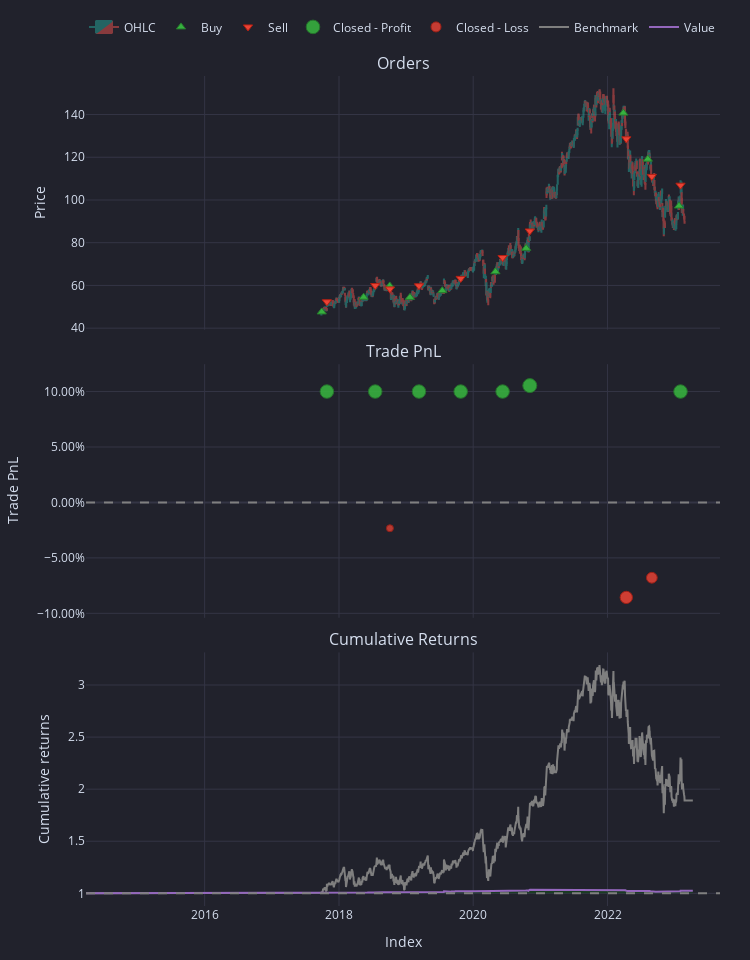

Notebook source saved alongside this figure:
### Code cell
# EMA_CrossOver(symbol = 'NASDAQ:GOOG', init_cash = 1000, start_date = '2017-09-27' ,end_date = '2023-02-25', tp_stop = 0.1).stats(settings=dict(freq='d'))
pf = EMA_CrossOver(symbol = 'NASDAQ:GOOG', init_cash = 1000, start_date = '2017-09-27' ,end_date = '2023-02-25', tp_stop = 0.1)
# pf.orders.records_readable
# pf[ df.index == '2017-09-29']
# pf.orders.records_readable
#pf = pd.DataFrame(pf.orders.records_readable)

pf.stats()
# help(EMA_CrossOver)
pf.plot().show()
# pf.trade_history

### Figure 1 — Plotly figure (JSON) as saved in the notebook; plotly's stock layout.template omitted (floating-point values rounded to 4 significant figures; data arrays with more than 128 entries replaced by an {"elided": "..."} marker saying what was removed)
{"data": [{"close": {"elided": "2275 float values"}, "decreasing": {"fillcolor": "#ee534f", "line": {"color": "#ee534f"}}, "high": {"elided": "2275 float values"}, "increasing": {"fillcolor": "#26a69a", "line": {"color": "#26a69a"}}, "low": {"elided": "2275 float values"}, "name": "OHLC", "opacity": 0.5, "open": {"elided": "2275 float values"}, "type": "candlestick", "uid": "93158e74-8754-4abb-9be5-b0d8ac442233", "x": {"elided": "2275 str values"}, "xaxis": "x", "yaxis": "y"}, {"customdata": [["0", "2017-09-28", "2017-09-29", "2017-09-29", 1, 47.6, 0, "Market", "None"], ["2", "2018-05-14", "2018-05-15", "2018-05-15", 1, 54.5, 0, "Market", "None"], ["4", "2018-10-03", "2018-10-04", "2018-10-04", 1, 59.77, 0, "Market", "None"], ["6", "2019-01-18", "2019-01-22", "2019-01-22", 1, 54.4, 0, "Market", "None"], ["8", "2019-07-16", "2019-07-17", "2019-07-17", 1, 57.55, 0, "Market", "None"], ["10", "2020-04-30", "2020-05-01", "2020-05-01", 1, 66.42, 0, "Market", "None"], ["12", "2020-10-14", "2020-10-15", "2020-10-15", 1, 77.36, 0, "Market", "None"], ["14", "2022-03-25", "2022-03-28", "2022-03-28", 1, 140.7, 0, "Market", "None"], ["16", "2022-08-05", "2022-08-08", "2022-08-08", 1, 119.1, 0, "Market", "None"], ["18", "2023-01-24", "2023-01-25", "2023-01-25", 1, 97.2, 0, "Market", "None"]], "hovertemplate": "<br>Order Id: %{customdata[0]}\n<br>Signal Index: %{customdata[1]}\n<br>Creation Index: %{customdata[2]}\n<br>Fill Index: %{customdata[3]}\n<br>Size: %{customdata[4]:,}\n<br>Price: %{customdata[5]:,}\n<br>Fees: %{customdata[6]:,}\n<br>Type: %{customdata[7]}\n<br>Stop Type: %{customdata[8]}", "marker": {"color": "#37B13F", "line": {"color": "rgb(38,123,44)", "width": 1}, "size": 8, "symbol": "triangle-up"}, "mode": "markers", "name": "Buy", "type": "scatter", "uid": "00eb8adb-7348-4358-aa88-d332d88c279a", "x": ["2017-09-29T00:00:00", "2018-05-15T00:00:00", "2018-10-04T00:00:00", "2019-01-22T00:00:00", "2019-07-17T00:00:00", "2020-05-01T00:00:00", "2020-10-15T00:00:00", "2022-03-28T00:00:00", "2022-08-08T00:00:00", "2023-01-25T00:00:00"], "xaxis": "x", "y": [47.6, 54.5, 59.77, 54.4, 57.55, 66.42, 77.36, 140.7, 119.1, 97.2], "yaxis": "y"}, {"customdata": [["1", "2017-09-29", "2017-10-27", "2017-10-27", 1, 52.36, 0, "Market", "TP"], ["3", "2018-05-15", "2018-07-17", "2018-07-17", 1, 59.95, 0, "Market", "TP"], ["5", "2018-10-04", "2018-10-05", "2018-10-05", 1, 58.38, 0, "Market", "None"], ["7", "2019-01-22", "2019-03-12", "2019-03-12", 1, 59.84, 0, "Market", "TP"], ["9", "2019-07-17", "2019-10-25", "2019-10-25", 1, 63.3, 0, "Market", "TP"], ["11", "2020-05-01", "2020-06-09", "2020-06-09", 1, 73.06, 0, "Market", "TP"], ["13", "2020-10-15", "2020-11-04", "2020-11-04", 1, 85.51, 0, "Market", "TP"], ["15", "2022-04-12", "2022-04-13", "2022-04-13", 1, 128.6, 0, "Market", "None"], ["17", "2022-08-29", "2022-08-30", "2022-08-30", 1, 111.0, 0, "Market", "None"], ["19", "2023-01-25", "2023-02-02", "2023-02-02", 1, 106.9, 0, "Market", "TP"]], "hovertemplate": "<br>Order Id: %{customdata[0]}\n<br>Signal Index: %{customdata[1]}\n<br>Creation Index: %{customdata[2]}\n<br>Fill Index: %{customdata[3]}\n<br>Size: %{customdata[4]:,}\n<br>Price: %{customdata[5]:,}\n<br>Fees: %{customdata[6]:,}\n<br>Type: %{customdata[7]}\n<br>Stop Type: %{customdata[8]}", "marker": {"color": "#EA4335", "line": {"color": "rgb(181,31,18)", "width": 1}, "size": 8, "symbol": "triangle-down"}, "mode": "markers", "name": "Sell", "type": "scatter", "uid": "537256e3-da82-4b4a-8a0b-ea54a5d67d50", "x": ["2017-10-27T00:00:00", "2018-07-17T00:00:00", "2018-10-05T00:00:00", "2019-03-12T00:00:00", "2019-10-25T00:00:00", "2020-06-09T00:00:00", "2020-11-04T00:00:00", "2022-04-13T00:00:00", "2022-08-30T00:00:00", "2023-02-02T00:00:00"], "xaxis": "x", "y": [52.36, 59.95, 58.38, 59.84, 63.3, 73.06, 85.51, 128.6, 111.0, 106.9], "yaxis": "y"}, {"customdata": [["0", "0", "2017-10-27", 4.76, 0.1], ["1", "1", "2018-07-17", 5.45, 0.1], ["3", "3", "2019-03-12", 5.44, 0.1], ["4", "4", "2019-10-25", 5.755, 0.1], ["5", "5", "2020-06-09", 6.642, 0.1], ["6", "6", "2020-11-04", 8.15, 0.1054], ["9", "9", "2023-02-02", 9.72, 0.1]], "hovertemplate": "<br>Exit Trade Id: %{customdata[0]}\n<br>Position Id: %{customdata[1]}\n<br>Exit Index: %{customdata[2]}\n<br>PnL: %{customdata[3]:,}\n<br>Return: %{customdata[4]:,%}", "marker": {"color": "#37B13F", "line": {"color": "rgb(38,123,44)", "width": 1}, "opacity": [0.8902, 0.8902, 0.8902, 0.8902, 0.8902, 0.9, 0.8902], "size": [13.54, 13.54, 13.54, 13.54, 13.54, 14, 13.54], "symbol": "circle"}, "mode": "markers", "name": "Closed - Profit", "type": "scatter", "uid": "d281edc8-2260-4277-abc2-0d0703835171", "x": ["2017-10-27T00:00:00", "2018-07-17T00:00:00", "2019-03-12T00:00:00", "2019-10-25T00:00:00", "2020-06-09T00:00:00", "2020-11-04T00:00:00", "2023-02-02T00:00:00"], "xaxis": "x2", "y": [0.1, 0.1, 0.1, 0.1, 0.1, 0.1054, 0.1], "yaxis": "y2"}, {"customdata": [["2", "2", "2018-10-05", -1.39, -0.02326], ["7", "7", "2022-04-13", -12.05, -0.08566], ["8", "8", "2022-08-30", -8.09, -0.06791]], "hovertemplate": "<br>Exit Trade Id: %{customdata[0]}\n<br>Position Id: %{customdata[1]}\n<br>Exit Index: %{customdata[2]}\n<br>PnL: %{customdata[3]:,}\n<br>Return: %{customdata[4]:,%}", "marker": {"color": "#EA4335", "line": {"color": "rgb(181,31,18)", "width": 1}, "opacity": [0.75, 0.864, 0.8316], "size": [7, 12.32, 10.81], "symbol": "circle"}, "mode": "markers", "name": "Closed - Loss", "type": "scatter", "uid": "654744d2-c0da-486a-8196-acce446187ac", "x": ["2018-10-05T00:00:00", "2022-04-13T00:00:00", "2022-08-30T00:00:00"], "xaxis": "x2", "y": [-0.02326, -0.08566, -0.06791], "yaxis": "y2"}, {"legendgroup": "0", "line": {"color": "#7f7f7f"}, "mode": "lines", "name": "Benchmark", "showlegend": true, "type": "scatter", "uid": "d2953fef-36b9-4128-b02f-6b8e01c52ed8", "x": {"elided": "2275 str values"}, "xaxis": "x3", "y": {"elided": "2275 float values"}, "yaxis": "y3"}, {"hoverinfo": "skip", "line": {"color": "rgba(0, 0, 0, 0)", "width": 0}, "mode": "lines", "opacity": 0, "showlegend": false, "type": "scatter", "uid": "15ae0e76-2c0a-4a1f-a7ab-d12e9ad30ed8", "x": {"elided": "2275 str values"}, "xaxis": "x3", "y": {"elided": "2275 int values"}, "yaxis": "y3"}, {"connectgaps": false, "fill": "tonexty", "fillcolor": "rgba(0, 128, 0, 0.25)", "hoverinfo": "skip", "line": {"color": "rgba(0, 0, 0, 0)", "width": 0}, "mode": "lines", "opacity": 0, "showlegend": false, "type": "scatter", "uid": "cba25a63-af75-426c-a86a-33e6df2c4c32", "x": {"elided": "2275 str values"}, "xaxis": "x3", "y": {"elided": "2275 float values"}, "yaxis": "y3"}, {"hoverinfo": "skip", "line": {"color": "rgba(0, 0, 0, 0)", "width": 0}, "mode": "lines", "opacity": 0, "showlegend": false, "type": "scatter", "uid": "28e4f720-03bc-4429-9a6d-a8af00a62b20", "x": {"elided": "2275 str values"}, "xaxis": "x3", "y": {"elided": "2275 int values"}, "yaxis": "y3"}, {"connectgaps": false, "fill": "tonexty", "fillcolor": "rgba(255, 0, 0, 0.25)", "hoverinfo": "skip", "line": {"color": "rgba(0, 0, 0, 0)", "width": 0}, "mode": "lines", "opacity": 0, "showlegend": false, "type": "scatter", "uid": "98e1d5ce-7248-4c29-ac11-9cbc937529f1", "x": {"elided": "2275 str values"}, "xaxis": "x3", "y": {"elided": "2275 float values"}, "yaxis": "y3"}, {"legendgroup": "1", "line": {"color": "#9467bd"}, "mode": "lines", "name": "Value", "showlegend": true, "type": "scatter", "uid": "8fb276eb-4aa6-495d-9e72-6b1adf689903", "x": {"elided": "2275 str values"}, "xaxis": "x3", "y": {"elided": "2275 float values"}, "yaxis": "y3"}, {"hoverinfo": "skip", "line": {"color": "rgba(0, 0, 0, 0)", "width": 0}, "mode": "lines", "opacity": 0, "showlegend": false, "type": "scatter", "uid": "0d013f1c-c09b-415f-96c4-86ff0372a7a9", "x": {"elided": "2275 str values"}, "xaxis": "x3", "y": {"elided": "2275 int values"}, "yaxis": "y3"}], "layout": {"annotations": [{"font": {"size": 16}, "showarrow": false, "text": "Orders", "x": 0.5, "xanchor": "center", "xref": "paper", "y": 1, "yanchor": "bottom", "yref": "paper"}, {"font": {"size": 16}, "showarrow": false, "text": "Trade PnL", "x": 0.5, "xanchor": "center", "xref": "paper", "y": 0.6528, "yanchor": "bottom", "yref": "paper"}, {"font": {"size": 16}, "showarrow": false, "text": "Cumulative Returns", "x": 0.5, "xanchor": "center", "xref": "paper", "y": 0.3056, "yanchor": "bottom", "yref": "paper"}], "height": 960, "legend": {"orientation": "h", "traceorder": "normal", "x": 1, "xanchor": "right", "y": 1.042, "yanchor": "bottom"}, "margin": {"b": 30, "l": 30, "r": 30, "t": 30}, "shapes": [{"line": {"color": "gray", "dash": "dash"}, "type": "line", "x0": 0, "x1": 1, "xref": "paper", "y0": 0, "y1": 0, "yref": "y2"}, {"line": {"color": "gray", "dash": "dash"}, "type": "line", "x0": 0, "x1": 1, "xref": "paper", "y0": 1, "y1": 1, "yref": "y3"}], "showlegend": true, "width": 750, "xaxis": {"anchor": "y", "domain": [0, 1], "matches": "x3", "rangeslider": {"visible": false}, "showticklabels": false}, "xaxis2": {"anchor": "y2", "domain": [0, 1], "matches": "x3", "showticklabels": false}, "xaxis3": {"anchor": "y3", "domain": [0, 1], "title": {"text": "Index"}}, "yaxis": {"anchor": "x", "domain": [0.6944, 1], "title": {"text": "Price"}}, "yaxis2": {"anchor": "x2", "domain": [0.3472, 0.6528], "tickformat": ".2%", "title": {"text": "Trade PnL"}}, "yaxis3": {"anchor": "x3", "domain": [0, 0.3056], "title": {"text": "Cumulative returns"}}}}
